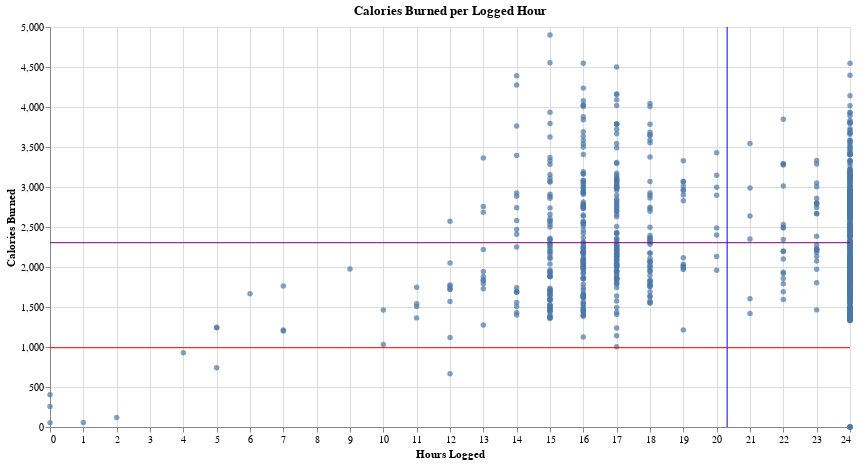

This figure's notebook cell:
### Code cell
scatter = alt.Chart(df).mark_circle().encode(
    alt.X('TotalExerciseHours:Q', title="Hours Logged"),
    alt.Y('Calories:Q', title="Calories Burned"),
).properties(width=800, height=400, title="Calories Burned per Logged Hour")

med_steps = alt.Chart(df).mark_rule(color='blue').encode(
    x='mean(TotalExerciseHours):Q'
)

med_hours = alt.Chart(df).mark_rule(color='purple').encode(
    y='mean(Calories):Q'  
)   

med_sed = alt.Chart(df).mark_rule(color='red').encode(
    y='mean(SedentaryMinutes):Q'
)
  
(scatter + med_steps + med_sed + med_hours)

### Figure 1 — Vega-Lite specification as saved in the notebook (floating-point values rounded to 4 significant figures; data arrays with more than 128 entries replaced by an {"elided": "..."} marker saying what was removed)
{"config": {"view": {"continuousWidth": 400, "continuousHeight": 300}}, "layer": [{"mark": "circle", "encoding": {"x": {"field": "TotalExerciseHours", "title": "Hours Logged", "type": "quantitative"}, "y": {"field": "Calories", "title": "Calories Burned", "type": "quantitative"}}, "height": 400, "title": "Calories Burned per Logged Hour", "width": 800}, {"mark": {"type": "rule", "color": "blue"}, "encoding": {"x": {"aggregate": "mean", "field": "TotalExerciseHours", "type": "quantitative"}}}, {"mark": {"type": "rule", "color": "red"}, "encoding": {"y": {"aggregate": "mean", "field": "SedentaryMinutes", "type": "quantitative"}}}, {"mark": {"type": "rule", "color": "purple"}, "encoding": {"y": {"aggregate": "mean", "field": "Calories", "type": "quantitative"}}}], "data": {"name": "data-682f2c8324a641a930fb9c53282b4830"}, "$schema": "https://vega.github.io/schema/vega-lite/v4.17.0.json", "datasets": {"data-682f2c8324a641a930fb9c53282b4830": {"elided": "940 records"}}}
